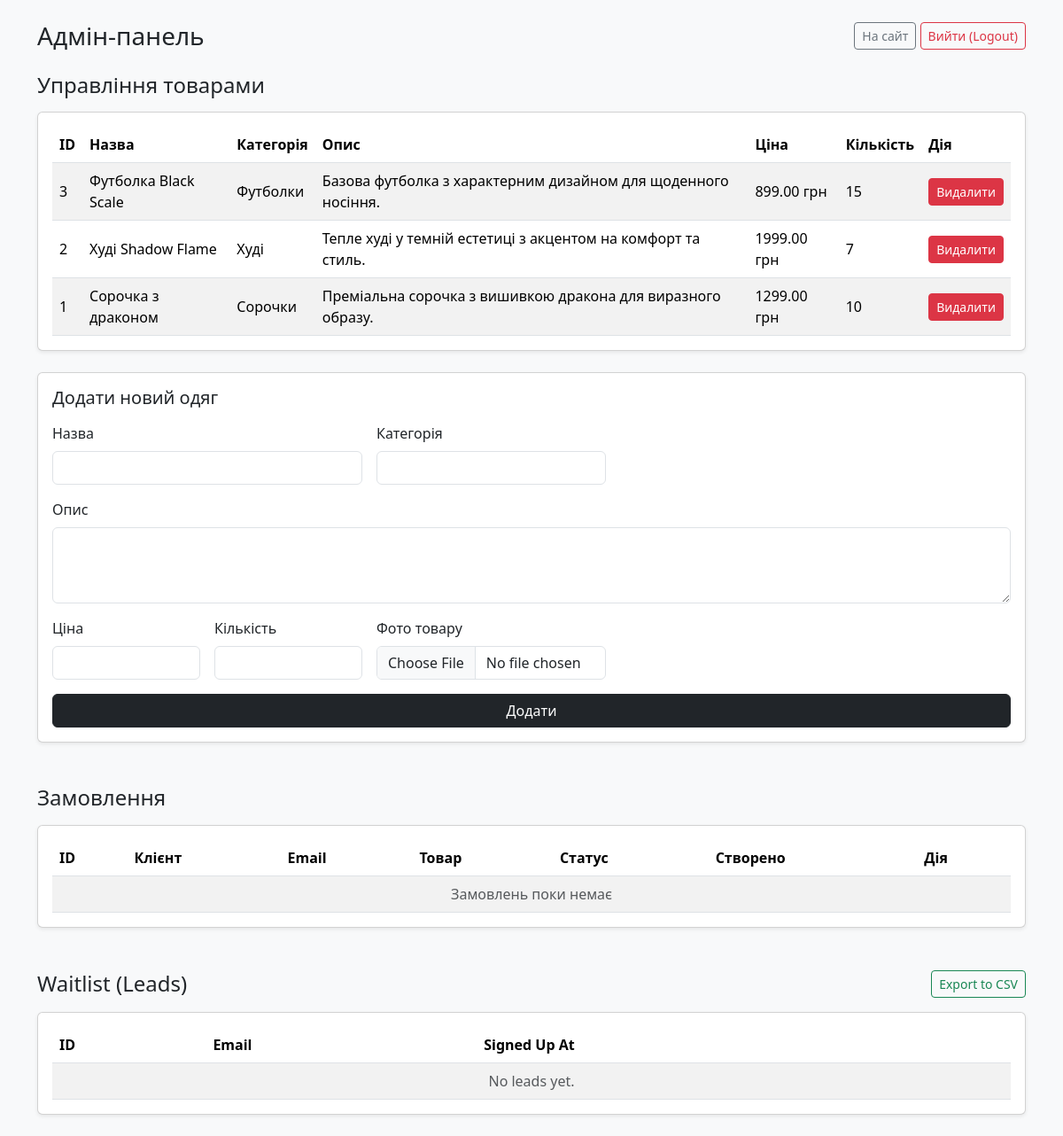
Before: /admin (signed in) with the older database file.
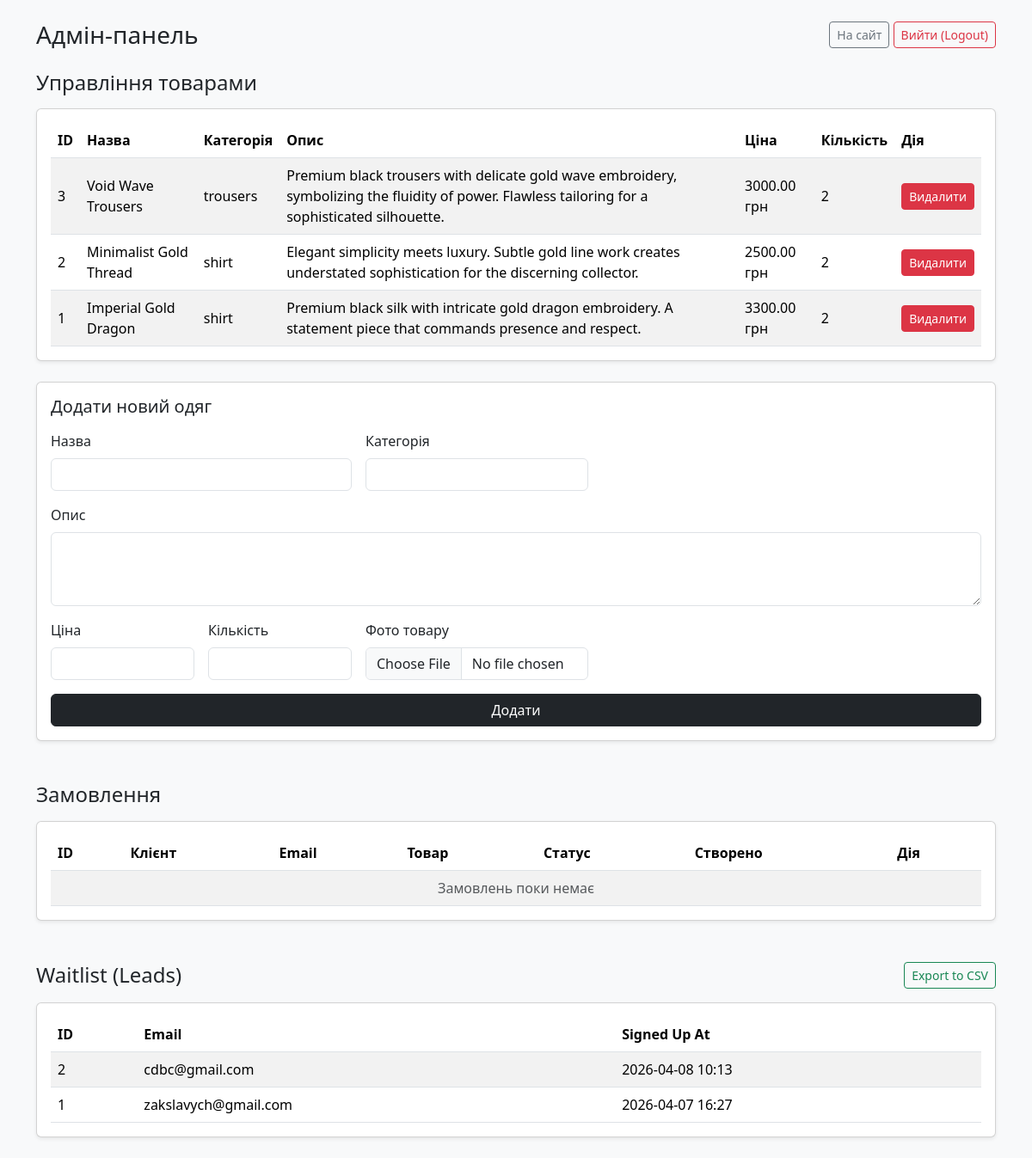
After: the same page with the newer database file.
### app.py (models this page shows)
class Product(db.Model):
    id = db.Column(db.Integer, primary_key=True)
    name = db.Column(db.String(150), nullable=False)
    category = db.Column(db.String(100), nullable=False)
    price = db.Column(db.Float, nullable=False)
    stock = db.Column(db.Integer, nullable=False, default=0)
    description = db.Column(db.Text, nullable=False, default="")
    image_filename = db.Column(db.String(255), nullable=True)

class Lead(db.Model):
    id = db.Column(db.Integer, primary_key=True)
    email = db.Column(db.String(255), unique=True, nullable=False)
    created_at = db.Column(db.DateTime, nullable=False, default=datetime.utcnow)

### app.py (the view)
@app.route("/admin")
def admin_panel():
    if not session.get("admin_logged_in"):
        return redirect(url_for("admin_login"))
    products = Product.query.order_by(Product.id.desc()).all()
    orders = Order.query.order_by(Order.created_at.desc()).all()
    leads = Lead.query.order_by(Lead.created_at.desc()).all()
    return render_template("admin.html", products=products, orders=orders, leads=leads)

### app.py (called while the page is built)
def get_cart() -> list[dict]:
    cart = session.get("cart")
    if isinstance(cart, list):
        return cart
    return []

def is_admin_authenticated() -> bool:
    return bool(session.get("admin_logged_in"))

@app.before_request
def protect_admin_routes() -> None:
    admin_login_path = url_for("admin_login")
    admin_logout_path = url_for("admin_logout")
    if (
        request.path.startswith("/admin")
        and request.path not in {admin_login_path, admin_logout_path}
    ):
        if not is_admin_authenticated():
            return redirect(admin_login_path)

@app.after_request
def disable_admin_cache(response):
    if request.path.startswith("/admin"):
        response.headers["Cache-Control"] = "no-store, no-cache, must-revalidate, max-age=0"
        response.headers["Pragma"] = "no-cache"
        response.headers["Expires"] = "0"
    return response

@app.context_processor
def inject_cart_count():
    return {"cart_count": len(get_cart())}

### templates/admin.html (shortened to what this page needs)
<!doctype html>
<html lang="uk">
<head>
    <link href="https://cdn.jsdelivr.net/npm/bootstrap@5.3.3/dist/css/bootstrap.min.css" rel="stylesheet">
</head>
<body class="bg-light">
    <div class="container py-4">
        <div class="d-flex justify-content-between align-items-center mb-4">
            <h1 class="h3 mb-0">Адмін-панель</h1>
            <div>
                <a href="{{ url_for('index') }}" class="btn btn-outline-secondary btn-sm">На сайт</a>
                <a href="{{ url_for('admin_logout') }}" class="btn btn-outline-danger btn-sm">Вийти (Logout)</a>
            </div>
        </div>
        <section class="mb-5">
            <h2 class="h4 mb-3">Управління товарами</h2>
            <div class="card shadow-sm mb-4">
                <div class="card-body">
                    <div class="table-responsive">
                        <table class="table table-striped align-middle mb-0">
                            <thead>
                                <tr>
                                    <th>ID</th>
                                    <th>Назва</th>
                                    <th>Категорія</th>
                                    <th>Опис</th>
                                    <th>Ціна</th>
                                    <th>Кількість</th>
                                    <th>Дія</th>
                                </tr>
                            </thead>
                            <tbody>
                                {% for product in products %}
                                    <tr>
                                        <td>{{ product.id }}</td>
                                        <td>{{ product.name }}</td>
                                        <td>{{ product.category }}</td>
                                        <td>{{ product.description }}</td>
                                        <td>{{ "%.2f"|format(product.price) }} грн</td>
                                        <td>{{ product.stock }}</td>
                                        <td>
                                            <form action="{{ url_for('delete_product', product_id=product.id) }}" method="post" onsubmit="return confirm('Видалити цей товар?');">
                                                <button type="submit" class="btn btn-sm btn-danger">Видалити</button>
                                            </form>
                                        </td>
                                    </tr>
                                {% else %}
                                    <tr>
                                        <td colspan="7" class="text-center text-muted">Товари відсутні</td>
                                    </tr>
                                {% endfor %}
                            </tbody>
                        </table>
                    </div>
                </div>
            </div>
            <div class="card shadow-sm">
                <div class="card-body">
                    <h3 class="h5 mb-3">Додати новий одяг</h3>
                    <form action="{{ url_for('add_product') }}" method="post" enctype="multipart/form-data" class="row g-3">
                        <div class="col-md-4">
                            <label class="form-label">Назва</label>
                            <input type="text" name="name" class="form-control" required>
                        </div>
                        <div class="col-md-3">
                            <label class="form-label">Категорія</label>
                            <input type="text" name="category" class="form-control" required>
                        </div>
                        <div class="col-md-12">
                            <label class="form-label">Опис</label>
                            <textarea name="description" class="form-control" rows="3" required></textarea>
                        </div>
                        <div class="col-md-2">
                            <label class="form-label">Ціна</label>
                            <input type="number" step="0.01" min="0" name="price" class="form-control" required>
                        </div>
                        <div class="col-md-2">
                            <label class="form-label">Кількість</label>
                            <input type="number" min="0" name="stock" class="form-control" required>
                        </div>
                        <div class="col-md-3">
                            <label class="form-label">Фото товару</label>
                            <input type="file" name="image" class="form-control" accept=".png,.jpg,.jpeg,.webp,.gif,.svg">
                        </div>
                        <div class="col-md-12 d-flex align-items-end">
                            <button type="submit" class="btn btn-dark w-100">Додати</button>
                        </div>
                    </form>
                </div>
            </div>
        </section>
        <section>
            <h2 class="h4 mb-3">Замовлення</h2>
            <div class="card shadow-sm">
                <div class="card-body">
                    <div class="table-responsive">
                        <table class="table table-striped align-middle mb-0">
                            <thead>
                                <tr>
                                    <th>ID</th>
                                    <th>Клієнт</th>
                                    <th>Email</th>
                                    <th>Товар</th>
                                    <th>Статус</th>
                                    <th>Створено</th>
                                    <th>Дія</th>
                                </tr>
                            </thead>
                            <tbody>
                                {% for order in orders %}
                                    <tr>
                                        <td>{{ order.id }}</td>
                                        <td>{{ order.customer_name }}</td>
                                        <td>{{ order.customer_email }}</td>
                                        <td>{{ order.product.name }}</td>
                                        <td>
                                            {% if order.status == "Новий" %}
                                                <span class="badge text-bg-warning">Новий</span>
                                            {% else %}
                                                <span class="badge text-bg-success">{{ order.status }}</span>
                                            {% endif %}
                                        </td>
                                        <td>{{ order.created_at.strftime("%Y-%m-%d %H:%M") }}</td>
                                        <td>
                                            {% if order.status == "Новий" %}
                                                <form action="{{ url_for('mark_order_shipped', order_id=order.id) }}" method="post">
                                                    <button type="submit" class="btn btn-sm btn-primary">Позначити як відправлене</button>
                                                </form>
                                            {% else %}
                                                <span class="text-muted">—</span>
                                            {% endif %}
                                        </td>
                                    </tr>
                                {% else %}
                                    <tr>
                                        <td colspan="7" class="text-center text-muted">Замовлень поки немає</td>
                                    </tr>
                                {% endfor %}
                            </tbody>
                        </table>
                    </div>
                </div>
            </div>
        </section>
        <section class="mt-5">
            <div class="d-flex justify-content-between align-items-center mb-3">
                <h2 class="h4 mb-0">Waitlist (Leads)</h2>
                <a href="{{ url_for('export_leads_csv') }}" class="btn btn-outline-success btn-sm">Export to CSV</a>
            </div>
            <div class="card shadow-sm">
                <div class="card-body">
                    <div class="table-responsive">
                        <table class="table table-striped align-middle mb-0">
                            <thead>
                                <tr>
                                    <th>ID</th>
                                    <th>Email</th>
                                    <th>Signed Up At</th>
                                </tr>
                            </thead>
                            <tbody>
                                {% for lead in leads %}
                                    <tr>
                                        <td>{{ lead.id }}</td>
                                        <td>{{ lead.email }}</td>
                                        <td>{{ lead.created_at.strftime("%Y-%m-%d %H:%M") }}</td>
                                    </tr>
                                {% else %}
                                    <tr>
                                        <td colspan="3" class="text-center text-muted">No leads yet.</td>
                                    </tr>
                                {% endfor %}
                            </tbody>
                        </table>
                    </div>
                </div>
            </div>
        </section>
    </div>
</body>
</html>

Changed rows visible on the page:
changed Product id 3: name "Футболка Black Scale" → "Void Wave Trousers"; category "Футболки" → "trousers"; description "Базова футболка з характерним дизайном для щоденного носіння." → "Premium black trousers with delicate gold wave embroidery, symbolizing the fluidity of power. Flawless tailoring for a sophisticated silhouette."; price "899.00" → "3000.00"; stock "15" → "2"
changed Product id 2: name "Худі Shadow Flame" → "Minimalist Gold Thread"; category "Худі" → "shirt"; description "Тепле худі у темній естетиці з акцентом на комфорт та стиль." → "Elegant simplicity meets luxury. Subtle gold line work creates understated sophistication for the discerning collector."; price "1999.00" → "2500.00"; stock "7" → "2"
changed Product id 1: name "Сорочка з драконом" → "Imperial Gold Dragon"; category "Сорочки" → "shirt"; description "Преміальна сорочка з вишивкою дракона для виразного образу." → "Premium black silk with intricate gold dragon embroidery. A statement piece that commands presence and respect."; price "1299.00" → "3300.00"; stock "10" → "2"
added Lead: id "2", email "cdbc@gmail.com", created_at "2026-04-08 10:13"
added Lead: id "1", email "zakslavych@gmail.com", created_at "2026-04-07 16:27"
Other visible differences:
text no longer shown: "No leads yet."
